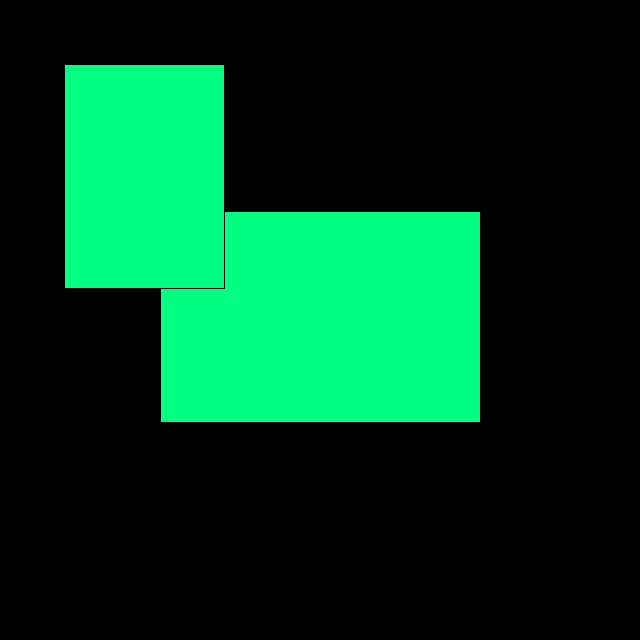
Frame 1 (no input)
Frame 60 (the mouse pressed at the canvas centre just before this capture): identical to frame 1, image omitted
Frame 120 (the mouse held since frame 60 and released just before this capture): identical to frame 1, image omitted

The Processing sketch that drew this single still picture (run headless with seeded random() and noise(); from frame 60 on, the mouse is pressed at the canvas centre):

// Processing sketch: TestSketch
// ── TestSketch.pde


void setup() {
  size(640, 640);
}

void draw() {
  background(0);

  int w = width;
  int h = height;

  fill(0, 255, 128);
  rect(0.25 * w, 0.33 * h, 0.5 * w, 0.33 * h);
  rect(0.1 * w, 0.1 * h, 0.25 * w, 0.35 * h);
}
